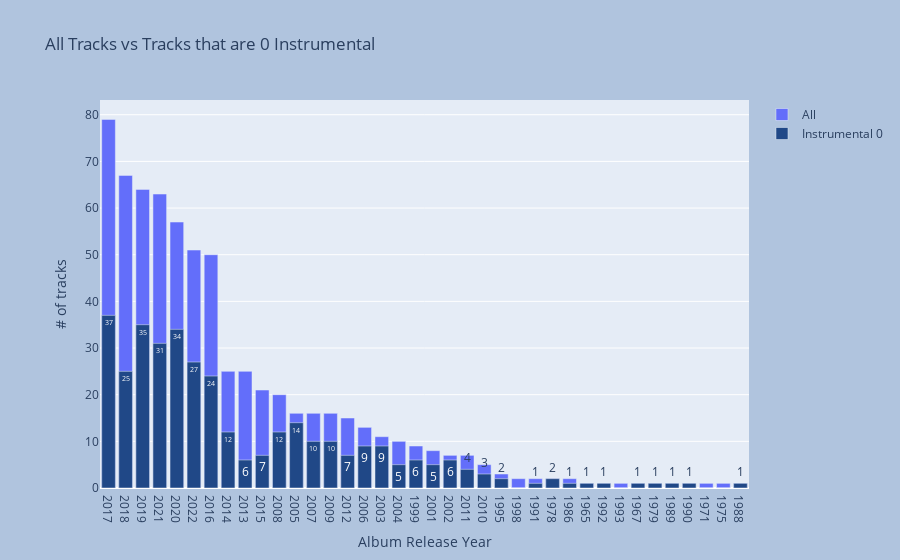

The code cell stored with this chart in its notebook:
### Markdown cell above
### Instrumental Analysis

### Code cell
d1, d2 = playlist.Album_Date.dt.strftime("%Y").value_counts(), playlist[playlist.Instrumental==0].Album_Date.dt.strftime("%Y").value_counts()
vals = []
for k in d1.keys():
    if k in d2.keys():
        vals.append(d2[k])
    else:
        vals.append(0)
d1keys = d1.keys()
t = pd.DataFrame({'Year':d1keys,'All':d1.values,'instrumentalzero':vals})

fig = go.Figure()

fig.add_trace(go.Bar(name='All',x=t.Year, y=t.All, offsetgroup=0))
fig.add_trace(go.Bar(name='Instrumental 0',x=t.Year, y=t.instrumentalzero, offsetgroup=0, text=t.instrumentalzero, marker_color = '#204887'))
fig.update_layout(title_text="All Tracks vs Tracks that are 0 Instrumental",
                  yaxis_title='# of tracks',
                  xaxis_title='Album Release Year',
                  paper_bgcolor="LightSteelBlue",
                  margin=dict(l=100, r=150, t=100, b=20)
)

### Figure 1 — Plotly figure (JSON) as saved in the notebook; plotly's stock layout.template omitted (floating-point values rounded to 4 significant figures)
{"data": [{"name": "All", "offsetgroup": "0", "type": "bar", "x": ["2017", "2018", "2019", "2021", "2020", "2022", "2016", "2014", "2013", "2015", "2008", "2005", "2007", "2009", "2012", "2006", "2003", "2004", "1999", "2001", "2002", "2011", "2010", "1995", "1998", "1991", "1978", "1986", "1965", "1992", "1993", "1967", "1979", "1989", "1990", "1971", "1975", "1988"], "y": [79, 67, 64, 63, 57, 51, 50, 25, 25, 21, 20, 16, 16, 16, 15, 13, 11, 10, 9, 8, 7, 7, 5, 3, 2, 2, 2, 2, 1, 1, 1, 1, 1, 1, 1, 1, 1, 1]}, {"marker": {"color": "#204887"}, "name": "Instrumental 0", "offsetgroup": "0", "text": [37, 25, 35, 31, 34, 27, 24, 12, 6, 7, 12, 14, 10, 10, 7, 9, 9, 5, 6, 5, 6, 4, 3, 2, 0, 1, 2, 1, 1, 1, 0, 1, 1, 1, 1, 0, 0, 1], "type": "bar", "x": ["2017", "2018", "2019", "2021", "2020", "2022", "2016", "2014", "2013", "2015", "2008", "2005", "2007", "2009", "2012", "2006", "2003", "2004", "1999", "2001", "2002", "2011", "2010", "1995", "1998", "1991", "1978", "1986", "1965", "1992", "1993", "1967", "1979", "1989", "1990", "1971", "1975", "1988"], "y": [37, 25, 35, 31, 34, 27, 24, 12, 6, 7, 12, 14, 10, 10, 7, 9, 9, 5, 6, 5, 6, 4, 3, 2, 0, 1, 2, 1, 1, 1, 0, 1, 1, 1, 1, 0, 0, 1]}], "layout": {"margin": {"b": 20, "l": 100, "r": 150, "t": 100}, "paper_bgcolor": "LightSteelBlue", "title": {"text": "All Tracks vs Tracks that are 0 Instrumental"}, "xaxis": {"title": {"text": "Album Release Year"}}, "yaxis": {"title": {"text": "# of tracks"}}}}
